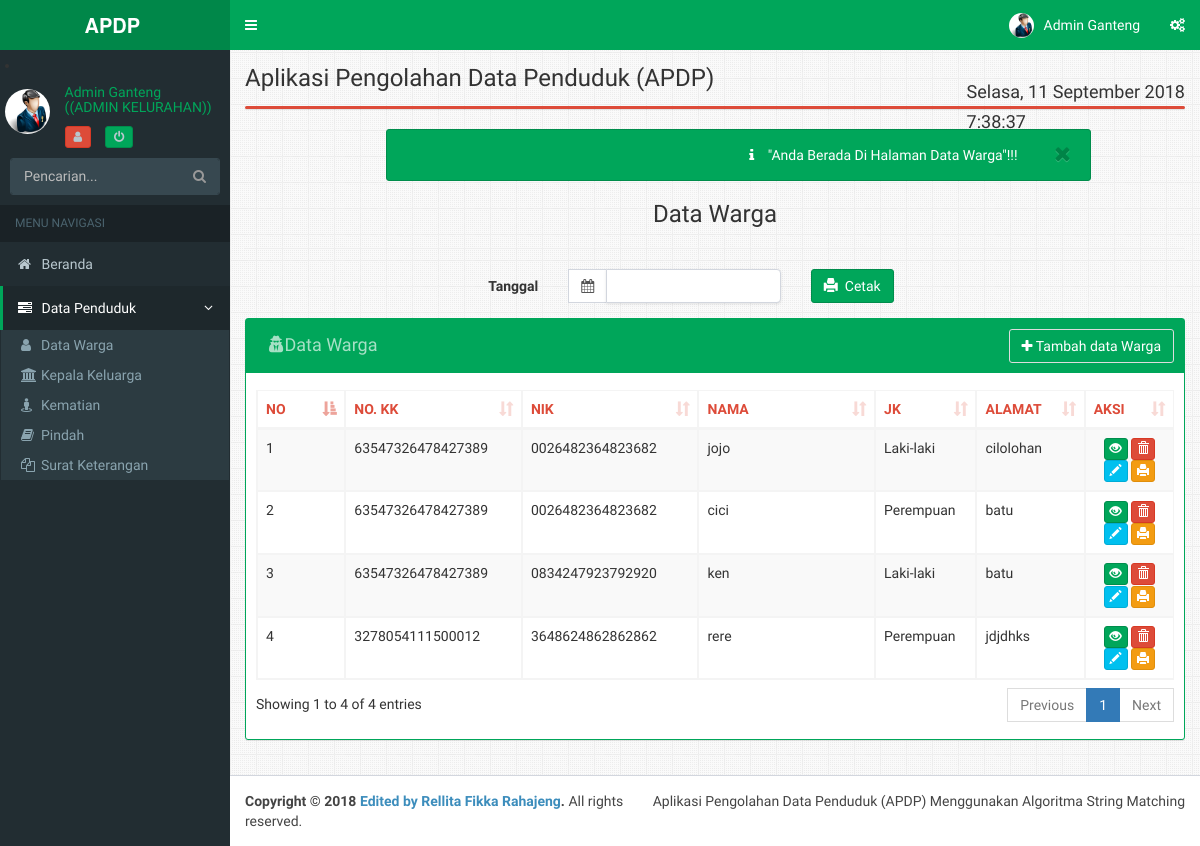
The app's page /admin-kelurahan/index.php?module=warga (signed in) with its own data.
### tables this page shows
CREATE TABLE IF NOT EXISTS `data_warga` (
  `id` varchar(10) NOT NULL,
  `nik` bigint(16) unsigned zerofill DEFAULT NULL,
  `nama` varchar(50) NOT NULL,
  `no_kk` bigint(16) unsigned zerofill DEFAULT NULL,
  `jk` enum('Laki-laki','Perempuan') NOT NULL,
  `tempat_lhr` varchar(50) NOT NULL,
  `tanggal_lhr` date NOT NULL,
  `gol_dar` varchar(3) NOT NULL,
  `kewarganegaraan` enum('wni','wna') NOT NULL,
  `agama` varchar(10) NOT NULL,
  `pendidikan` varchar(30) NOT NULL,
  `pekerjaan` varchar(20) NOT NULL,
  `status_nikah` varchar(25) NOT NULL,
  `status_keluarga` varchar(25) NOT NULL,
  `nama_ayah` varchar(50) NOT NULL,
  `nama_ibu` varchar(50) NOT NULL,
  `alamat` text NOT NULL,
  `desa` varchar(40) NOT NULL,
  `rt` int(3) unsigned zerofill NOT NULL,
  `rw` int(3) unsigned zerofill NOT NULL
);

### admin-kelurahan/module/warga/warga.php (the view, shortened to what this page needs)
<?php
$aksi="module/warga/warga_aksi.php";
switch($_GET[aksi]){
default:
?>
<div style="margin-right:10%;margin-left:15%" class="alert alert-success alert-dismissable">
<button type="button" class="btn btn-primary close" data-dismiss="alert" aria-hidden="true">&nbsp;<i class="fa fa-close "></i>&nbsp;</button>
<p>&nbsp;&nbsp;&nbsp;&nbsp;&nbsp;&nbsp;&nbsp;&nbsp;&nbsp;&nbsp;&nbsp;&nbsp;&nbsp;&nbsp;&nbsp;&nbsp;&nbsp;&nbsp;&nbsp;&nbsp;&nbsp;
<i class="icon fa fa-info"></i>
"Anda Berada Di Halaman Data Warga"!!!</center>
</p>
</div>
<div class="text-center">
<h3>Data Warga</h3><hr/></div>
<form class="form-horizontal" action="module/laporan/cetak_data_warga.php" method="post">
  <div class="form-group">
    <label class="col-sm-4 control-label">Tanggal</label>
    <div class="col-sm-3">
    <div class="input-group">
  <div class="input-group-addon">
	<i class="fa fa-calendar"></i>
  </div>
  <input type="text" name="tanggal" required="required" class="form-control pull-right" id="reservation"/>
</div>
</div>
<div class="col-sm-1">
<button type="submit"name="submit" onclick="this.form.target='_blank';return true;" class="btn btn-success"><i class="glyphicon glyphicon-print"></i>&nbsp; Cetak</button>
</div></div>
</form>
	<div class="box box-solid box-success">
		<div class="box-header">
		<h3 class="btn btn disabled box-title">
		<i class="fa  fa-user-secret"></i>Data Warga </h3>
		<a class="btn btn-default pull-right"href="?module=warga&aksi=tambah">
		<i class="fa  fa-plus"></i> Tambah data Warga</a>
		</div>
	<div class="box-body">
	<table id="example2" class="table table-bordered table-striped">
<thead>
	<tr class="text-red">
		<th class="col-sm-1">NO</th>
		<th class="col-sm-2">NO. KK</th>
		<th class="col-sm-2">NIK</th>
		<th class="col-sm-2">NAMA</th>
		<th class="col-sm-1">JK</th>
		<th class="col-sm-1">ALAMAT</th>
		<th class="col-sm-1">AKSI</th>
	</tr>
</thead>
<tbody>
<?php
$sql = "SELECT * FROM data_warga";
$no=1;
$tampil = mysql_query($sql);
while ($tampilkan = mysql_fetch_array($tampil)) {
$Kode = $tampilkan['id'];
?>
	<tr>
	<td><?php echo $no++; ?></td>
	<td><?php echo $tampilkan['no_kk']; ?></td>
	<td><?php echo $tampilkan['nik']; ?></td>
	<td><?php echo $tampilkan['nama']; ?></td>
	<td><?php echo $tampilkan['jk']; ?></td>
	<td><?php echo $tampilkan['alamat']; ?></td>
	<td align="center">
	<a class="btn btn-xs btn-success"data-toggle="tooltip" title="Lihat Data Warga <?php echo $tampilkan['id'];?>" href="?module=warga&aksi=detail_warga&id=<?php echo $tampilkan['id'];?>"><i class="glyphicon glyphicon-eye-open"></i></a>
	<a class="btn btn-xs btn-danger"data-toggle="tooltip" title="Hapus Data Warga??"href="<?php echo $aksi ?>?module=warga&aksi=hapus&id=<?php echo $tampilkan['id'];?>"  alt="Delete Data" onclick="return confirm('ANDA YAKIN AKAN MENGHAPUS DATA <?php echo $Kode; ?>	?')"> <i class="glyphicon glyphicon-trash"></i></a>
	<a class="btn btn-xs btn-info" data-toggle="tooltip" title="Edit Data Warga??"href="?module=warga&aksi=edit&id=<?php echo $tampilkan['id'];?>" alt="Edit Data"><i class="glyphicon glyphicon-pencil"></i></a>
	<a class="btn btn-xs btn-warning" data-toggle="tooltip" title="Cetak Data Warga??"href="module/laporan/data_warga.php?module=laporan&aksi=edit&id=<?php echo $tampilkan['id'];?>" alt="Cetak Data"><i class="glyphicon glyphicon-print"></i></a>
		</td>
	<?php
	}
	?>
	</tr>
			</tbody>
		</table>
	</div>
</div>
<?php
break;
?>
<?php
}
?>

### records on screen
data_warga: no_kk "63547326478427389", nik "0026482364823682", nama "jojo", jk "Laki-laki", alamat "cilolohan"
data_warga: no_kk "63547326478427389", nik "0026482364823682", nama "cici", jk "Perempuan", alamat "batu"
data_warga: no_kk "63547326478427389", nik "0834247923792920", nama "ken", jk "Laki-laki", alamat "batu"
data_warga: no_kk "3278054111500012", nik "3648624862862862", nama "rere", jk "Perempuan", alamat "jdjdhks"

### other values on screen
$_SESSION['nama'] "Admin Ganteng"
